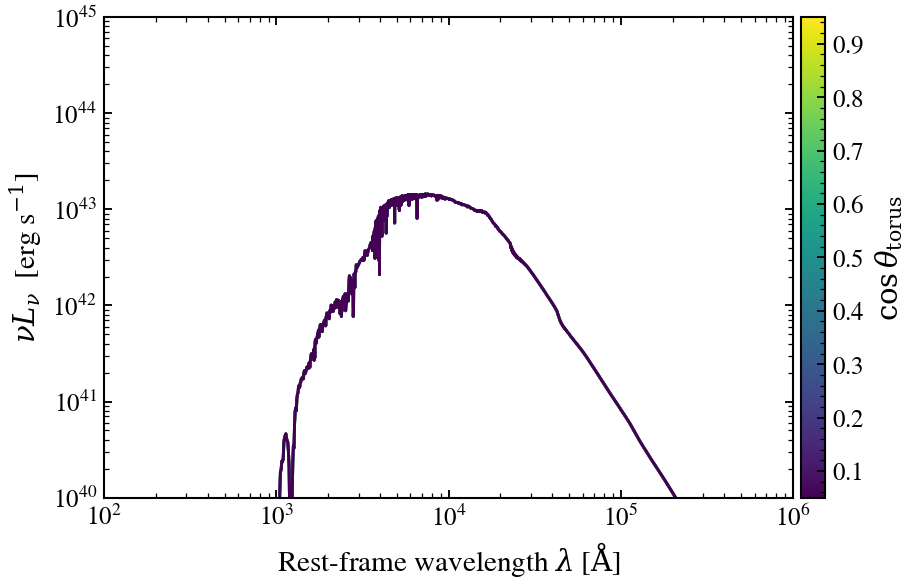

Write Python code to recreate this figure.
"""
SKIRTOR torus: viewing angle tunes IR profile shape
====================================================

The torus inclination angle determines how much cold dust emission we
observe. Face-on (high ``cos_inc``) views show a smooth thermal bump;
edge-on (low ``cos_inc``) views expose more reprocessed mid-infrared
flux and can show silicate absorption features.
"""

import warnings

import jax
import jax.numpy as jnp
import matplotlib as mpl
import matplotlib.pyplot as plt
import numpy as np

import tengri
from tengri.analysis.plotting import setup_style

setup_style()
warnings.filterwarnings("ignore", message=".*BakedInBackend.*")
warnings.filterwarnings("ignore", message=".*deprecated.*")

ssp = tengri.load_ssp()
model = tengri.SEDModel.build(
    ssp,
    sfh={
        "type": "dpl",
        "*": tengri.FIXED,
        "tau_gyr": 3.0,
        "log_peak_sfr": 0.5,
        "alpha": 2.0,
        "beta": 2.5,
    },
    dust={"type": "two_component", "*": tengri.FIXED, "tau_diff": 0.1, "tau_bc": 0.1},
    agn={
        "type": "composable",
        "disc": {"type": "multicolor", "*": tengri.FIXED},
        "torus": {"type": "skirtor", "*": tengri.FIXED, "tau_skirtor": 7.0},
        "lines": {"type": "nlr", "*": tengri.FIXED},
        "*": tengri.FIXED,
        "log_lbol": 11.0,
    },
    redshift=tengri.Fixed(0.05),
)
baseline = dict(model.spec.sample(jax.random.PRNGKey(0)))

cos_inc_values = np.array([0.95, 0.75, 0.5, 0.25, 0.05])
norm = mpl.colors.Normalize(vmin=cos_inc_values.min(), vmax=cos_inc_values.max())
cmap = plt.get_cmap("viridis")

fig, ax = plt.subplots(figsize=(6.5, 4.2))
for cos_inc in cos_inc_values:
    params = {**baseline, "agn_cos_inc": jnp.float64(cos_inc)}
    out = model.predict_rest_sed(params)
    wave = np.asarray(out.wavelength)
    nu = 2.998e18 / wave
    nu_l_nu = nu * np.asarray(out.sed)
    ax.loglog(wave, nu_l_nu, color=cmap(norm(cos_inc)), lw=1.4)

ax.set_xlim(100, 1e6)
ax.set_ylim(1e40, 1e45)
ax.set_xlabel(r"Rest-frame wavelength $\lambda$ [$\mathrm{\AA}$]")
ax.set_ylabel(r"$\nu L_\nu$  [erg s$^{-1}$]")

cbar = fig.colorbar(plt.cm.ScalarMappable(norm=norm, cmap=cmap), ax=ax, pad=0.01)
cbar.set_label(r"$\cos \theta_{\rm torus}$")

fig.tight_layout()
fig.savefig("plot_agn_cos_inc_sweep.png", dpi=150, bbox_inches="tight")
